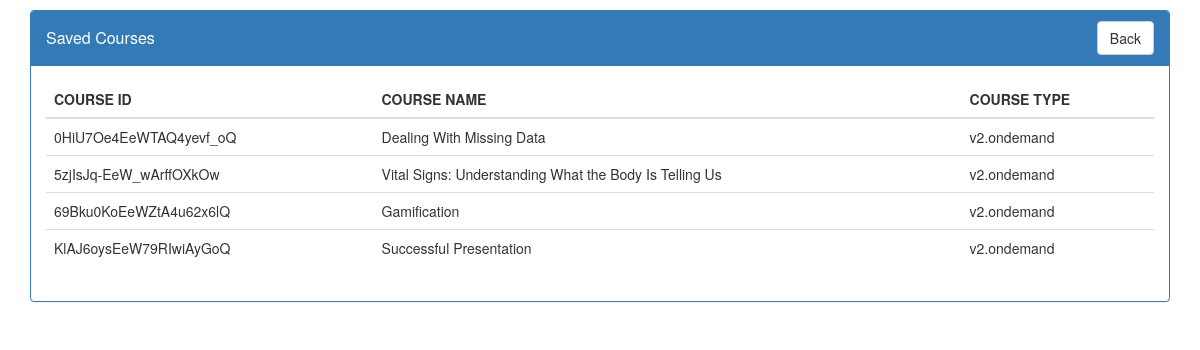
The page /view.php on the database its author committed.
### tables this page shows
CREATE TABLE IF NOT EXISTS `courses` (
  `id` varchar(100) NOT NULL COMMENT 'course_id',
  `name` varchar(500) NOT NULL COMMENT 'course_name',
  `type` varchar(500) NOT NULL COMMENT 'course_type'
);

### view.php (the view, shortened to what this page needs)
<?php
include 'config.php';
?>
<!DOCTYPE html>
<html>
    <head>
        <link rel="stylesheet" href="https://maxcdn.bootstrapcdn.com/bootstrap/3.3.7/css/bootstrap.min.css">
    </head>
    <body>
        <div class="container" style="padding-top: 10px;">
            <div class="panel panel-primary">
                <div class="panel-heading clearfix">
                    <h4 class="panel-title pull-left" style="padding-top: 7.5px;">Saved Courses</h4>
                    <a href="index.php" class="btn btn-default pull-right">Back</a>
                </div>
                <div class="panel-body">
                    <table class="table">
                        <thead>
                            <tr>
                            <th>COURSE ID</th>
                            <th>COURSE NAME</th>
                            <th>COURSE TYPE</th>
                            </tr>
                        </thead>
                        <tbody>
                              <?php
                                $queryLine = "SELECT * FROM courses";
                                $result = $conn->query($queryLine);
                                if ($result->num_rows > 0) {
                                    while($row = $result->fetch_assoc()) {
                                   ?>
                                 <tr>
                                    <td><?php echo $row["id"] ?></td>
                                    <td><?php echo $row["name"]?></td>
                                    <td><?php echo $row["type"]?></td>
                                 </tr>
                                  <?php
                                    }
                                 }else {
                                    echo "0 results";
                                }
                                ?>
                        </tbody>
                    </table>
                </div>
            </div>
        </div>
 </body>
</html>

### rows shown on the page
courses: id "0HiU7Oe4EeWTAQ4yevf_oQ", name "Dealing With Missing Data", type "v2.ondemand"
courses: id "5zjIsJq-EeW_wArffOXkOw", name "Vital Signs: Understanding What the Body Is Telling Us", type "v2.ondemand"
courses: id "69Bku0KoEeWZtA4u62x6lQ", name "Gamification", type "v2.ondemand"
courses: id "KlAJ6oysEeW79RIwiAyGoQ", name "Successful Presentation", type "v2.ondemand"
